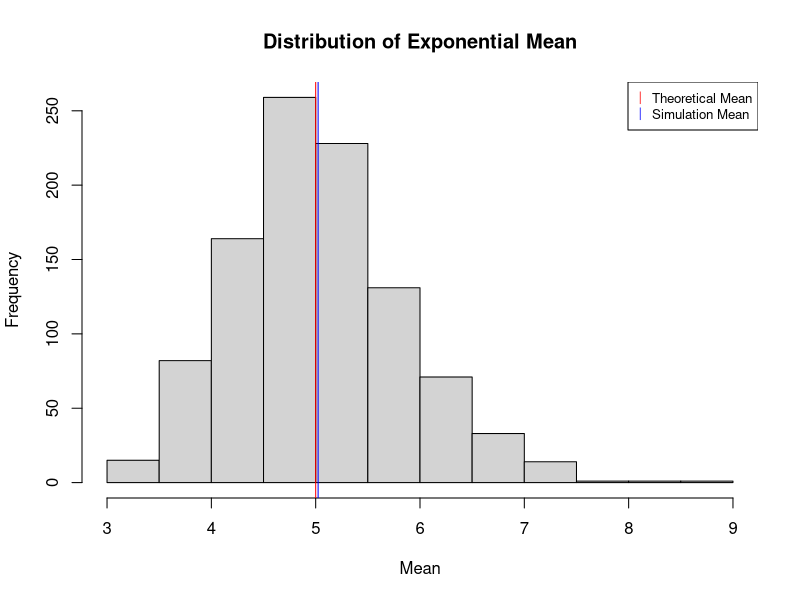
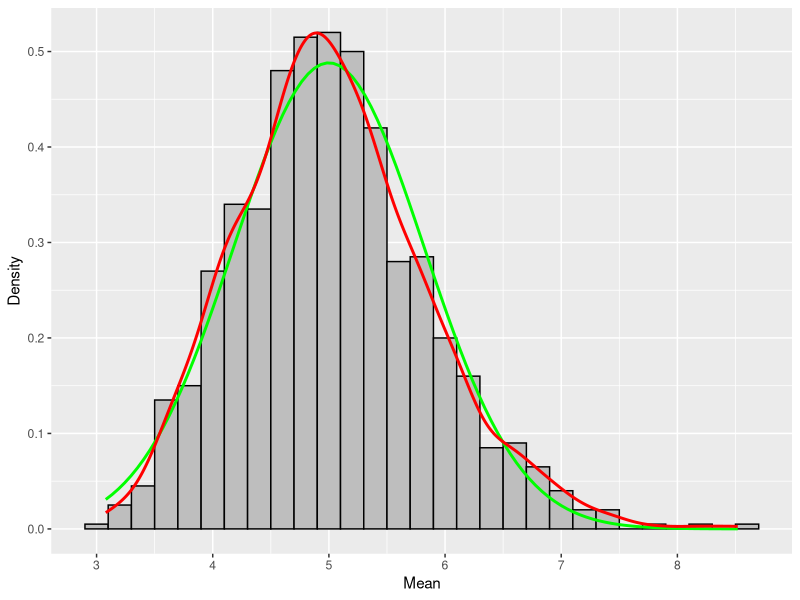
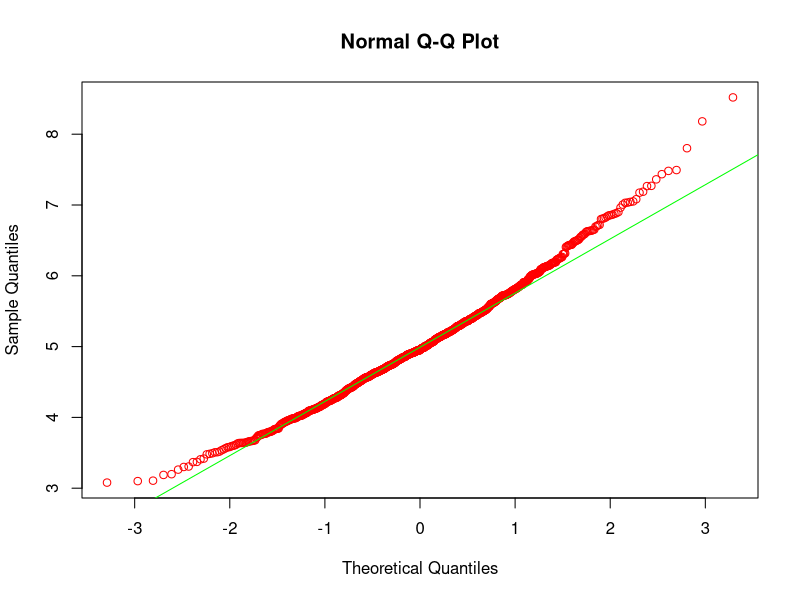

These figures' R source, in order:
## ---- chunk 1
library(ggplot2)
## ---- chunk 2
n <- 40
Lambda <- 0.2
mns = NULL
for (i in 1 : 1000) mns = c(mns, mean(rexp(n, Lambda)))
SampleMean<- mean(mns)
TheoreticalMean <- 1/Lambda
paste('Sample Mean', SampleMean, 'Theoretical Mean', TheoreticalMean, sep = ': ')
## ---- chunk 3
hist(mns, xlab = "Mean", 
     main="Distribution of Exponential Mean")
abline(v = TheoreticalMean, col="red")
abline(v = SampleMean, col="blue")
legend("topright",c("Theoretical Mean", "Simulation Mean"),
       cex=.8,col=c("red","blue"), pch=c('|','|'))
## ---- chunk 4
# sample deviation & variance form sample 
sample_std <- sd(mns)
sample_variance <- sample_std^2
paste('sample stander deviation', sample_std, 'sample variance', 
      sample_variance, sep = ': ')
## ---- chunk 5
# theoretical deviation & variance form pupluation parapeter 
theoretical_std <- (1/Lambda)/sqrt(n)
theoretical_variance  <- theoretical_std^2
paste('Theoretical stander deviation', theoretical_std, 
      'Theoretical variance', theoretical_variance, sep = ': ')
## ---- chunk 6

ds <- data.frame(mns)
ggplot(ds, aes(x = mns)) +
 geom_histogram(binwidth = .2, color="black", fill="gray" , aes(y=..density..))+
            stat_function(fun=dnorm, args=list(mean=TheoreticalMean, sd=sd(mns)), 
                          color="green", size =1) +
            stat_density(geom = "line", color = "red", size =1)  +
            labs(x="Mean", y= "Density")
## ---- chunk 7
qqnorm(mns, col = 'red')
qqline(mns, col = "green")
